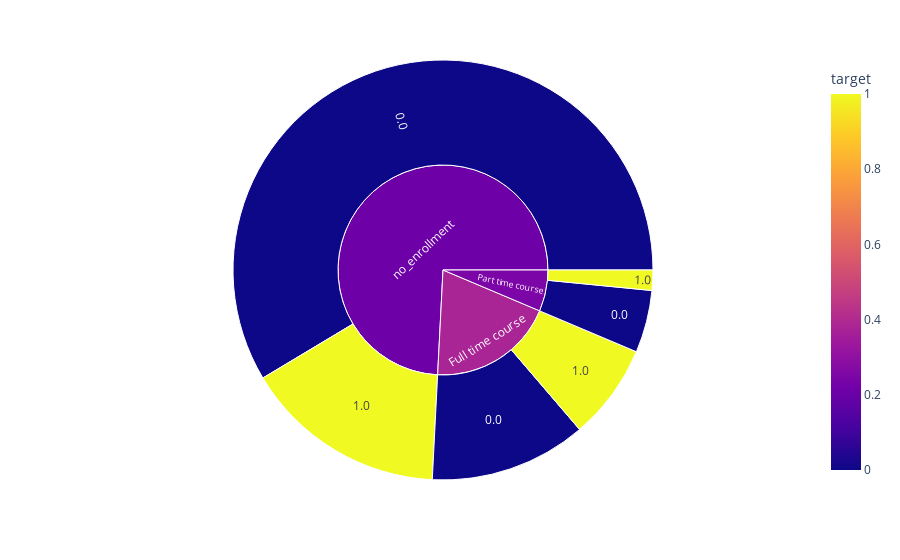
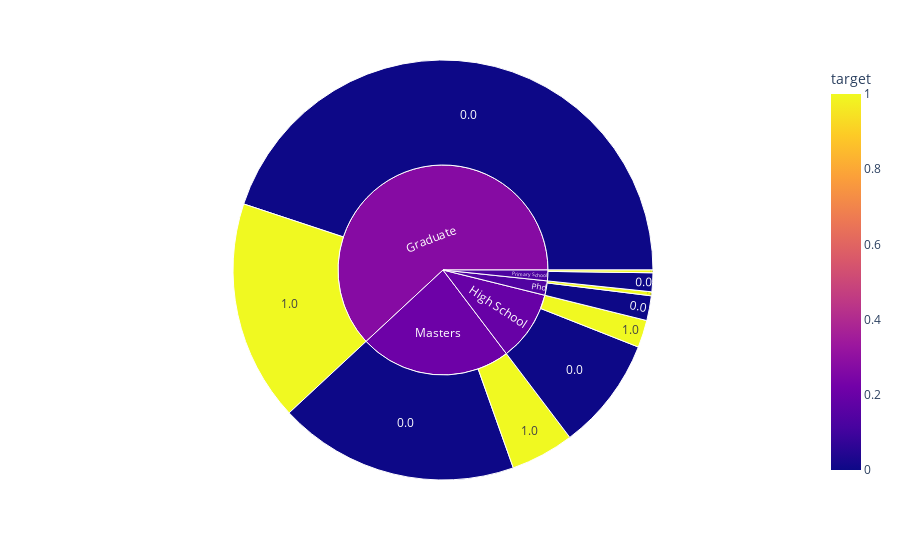
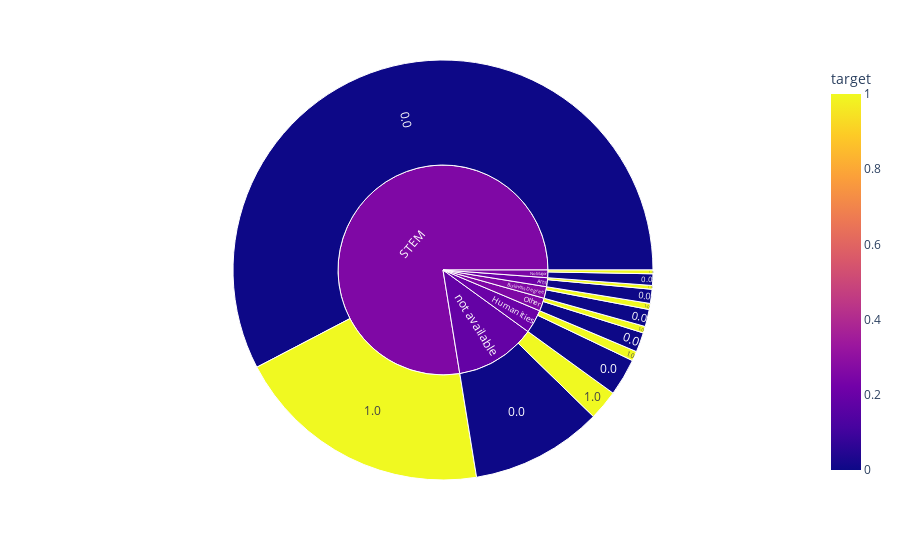

The notebook cell saved with these charts, in order:
### Code cell
for i in ['enrolled_university', 'education_level',	'major_discipline']:
    fig=px.sunburst(df,path=[i,'target'],color='target', title=f'Proporsi Target Berdasarkan {i}')
    fig.show()

### Figure 1 — Plotly figure (JSON) as saved in the notebook; plotly's stock layout.template omitted (floating-point values rounded to 4 significant figures)
{"data": [{"branchvalues": "total", "customdata": [[0], [0], [0], [1], [1], [1], [0.3786], [0.2448], [0.2101]], "domain": {"x": [0, 1], "y": [0, 1]}, "hovertemplate": "labels=%{label}<br>count=%{value}<br>parent=%{parent}<br>id=%{id}<br>target=%{color}<extra></extra>", "ids": ["Full time course/0.0", "Part time course/0.0", "no_enrollment/0.0", "Full time course/1.0", "Part time course/1.0", "no_enrollment/1.0", "Full time course", "Part time course", "no_enrollment"], "labels": ["0.0", "0.0", "0.0", "1.0", "1.0", "1.0", "Full time course", "Part time course", "no_enrollment"], "marker": {"coloraxis": "coloraxis", "colors": [0, 0, 0, 1, 1, 1, 0.3786, 0.2448, 0.2101]}, "name": "", "parents": ["Full time course", "Part time course", "no_enrollment", "Full time course", "Part time course", "no_enrollment", "", "", ""], "type": "sunburst", "values": [2180, 867, 10569, 1328, 281, 2812, 3508, 1148, 13381]}], "layout": {"coloraxis": {"colorbar": {"title": {"text": "target"}}, "colorscale": [[0, "#0d0887"], [0.1111, "#46039f"], [0.2222, "#7201a8"], [0.3333, "#9c179e"], [0.4444, "#bd3786"], [0.5556, "#d8576b"], [0.6667, "#ed7953"], [0.7778, "#fb9f3a"], [0.8889, "#fdca26"], [1, "#f0f921"]]}, "legend": {"tracegroupgap": 0}, "margin": {"t": 60}}}

### Figure 2 — Plotly figure (JSON) as saved in the notebook; plotly's stock layout.template omitted (floating-point values rounded to 4 significant figures)
{"data": [{"branchvalues": "total", "customdata": [[0], [0], [0], [0], [0], [1], [1], [1], [1], [1], [0.2746], [0.1949], [0.2087], [0.1378], [0.1271]], "domain": {"x": [0, 1], "y": [0, 1]}, "hovertemplate": "labels=%{label}<br>count=%{value}<br>parent=%{parent}<br>id=%{id}<br>target=%{color}<extra></extra>", "ids": ["Graduate/0.0", "High School/0.0", "Masters/0.0", "Phd/0.0", "Primary School/0.0", "Graduate/1.0", "High School/1.0", "Masters/1.0", "Phd/1.0", "Primary School/1.0", "Graduate", "High School", "Masters", "Phd", "Primary School"], "labels": ["0.0", "0.0", "0.0", "0.0", "0.0", "1.0", "1.0", "1.0", "1.0", "1.0", "Graduate", "High School", "Masters", "Phd", "Primary School"], "marker": {"coloraxis": "coloraxis", "colors": [0, 0, 0, 0, 0, 1, 1, 1, 1, 1, 0.2746, 0.1949, 0.2087, 0.1378, 0.1271]}, "name": "", "parents": ["Graduate", "High School", "Masters", "Phd", "Primary School", "Graduate", "High School", "Masters", "Phd", "Primary School", "", "", "", "", ""], "type": "sunburst", "values": [8100, 1570, 3341, 344, 261, 3067, 380, 881, 55, 38, 11167, 1950, 4222, 399, 299]}], "layout": {"coloraxis": {"colorbar": {"title": {"text": "target"}}, "colorscale": [[0, "#0d0887"], [0.1111, "#46039f"], [0.2222, "#7201a8"], [0.3333, "#9c179e"], [0.4444, "#bd3786"], [0.5556, "#d8576b"], [0.6667, "#ed7953"], [0.7778, "#fb9f3a"], [0.8889, "#fdca26"], [1, "#f0f921"]]}, "legend": {"tracegroupgap": 0}, "margin": {"t": 60}}}

### Figure 3 — Plotly figure (JSON) as saved in the notebook; plotly's stock layout.template omitted (floating-point values rounded to 4 significant figures)
{"data": [{"branchvalues": "total", "customdata": [[0], [0], [0], [0], [0], [0], [0], [1], [1], [1], [1], [1], [1], [1], [0.2097], [0.2609], [0.2052], [0.2453], [0.2527], [0.2566], [0.1859]], "domain": {"x": [0, 1], "y": [0, 1]}, "hovertemplate": "labels=%{label}<br>count=%{value}<br>parent=%{parent}<br>id=%{id}<br>target=%{color}<extra></extra>", "ids": ["Arts/0.0", "Business Degree/0.0", "Humanities/0.0", "No Major/0.0", "Other/0.0", "STEM/0.0", "not available/0.0", "Arts/1.0", "Business Degree/1.0", "Humanities/1.0", "No Major/1.0", "Other/1.0", "STEM/1.0", "not available/1.0", "Arts", "Business Degree", "Humanities", "No Major", "Other", "STEM", "not available"], "labels": ["0.0", "0.0", "0.0", "0.0", "0.0", "0.0", "0.0", "1.0", "1.0", "1.0", "1.0", "1.0", "1.0", "1.0", "Arts", "Business Degree", "Humanities", "No Major", "Other", "STEM", "not available"], "marker": {"coloraxis": "coloraxis", "colors": [0, 0, 0, 0, 0, 0, 0, 1, 1, 1, 1, 1, 1, 1, 0.2097, 0.2609, 0.2052, 0.2453, 0.2527, 0.2566, 0.1859]}, "name": "", "parents": ["Arts", "Business Degree", "Humanities", "No Major", "Other", "STEM", "not available", "Arts", "Business Degree", "Humanities", "No Major", "Other", "STEM", "not available", "", "", "", "", "", "", ""], "type": "sunburst", "values": [196, 238, 519, 160, 272, 10400, 1831, 52, 84, 134, 52, 92, 3589, 418, 248, 322, 653, 212, 364, 13989, 2249]}], "layout": {"coloraxis": {"colorbar": {"title": {"text": "target"}}, "colorscale": [[0, "#0d0887"], [0.1111, "#46039f"], [0.2222, "#7201a8"], [0.3333, "#9c179e"], [0.4444, "#bd3786"], [0.5556, "#d8576b"], [0.6667, "#ed7953"], [0.7778, "#fb9f3a"], [0.8889, "#fdca26"], [1, "#f0f921"]]}, "legend": {"tracegroupgap": 0}, "margin": {"t": 60}}}
